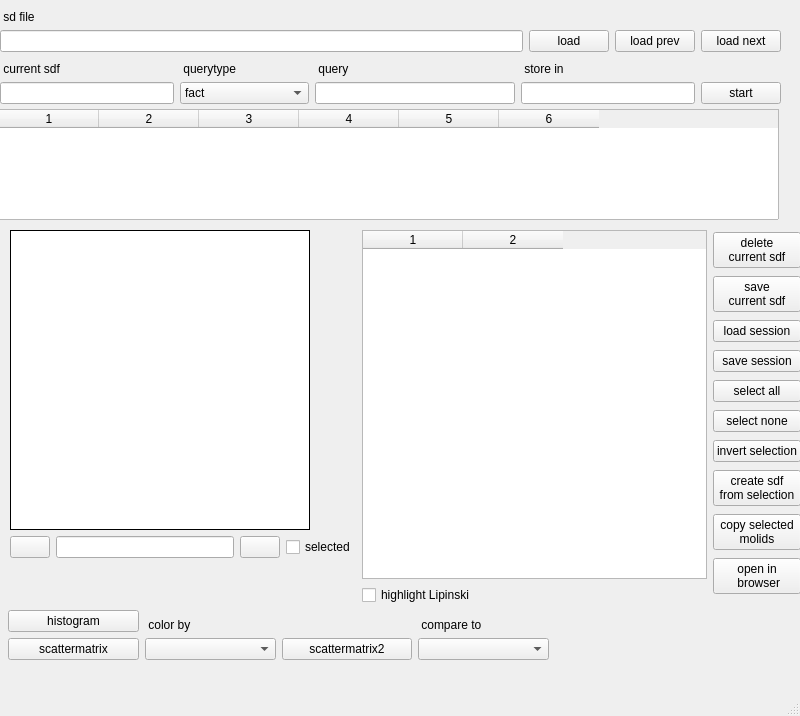
<?xml version="1.0" encoding="UTF-8"?>
<ui version="4.0">
 <class>MainWindow</class>
 <widget class="QMainWindow" name="MainWindow">
  <property name="geometry">
   <rect>
    <x>0</x>
    <y>0</y>
    <width>800</width>
    <height>716</height>
   </rect>
  </property>
  <property name="windowTitle">
   <string>SDF Viewer</string>
  </property>
  <property name="windowIcon">
   <iconset>
    <normaloff>test-tube-icon.png</normaloff>test-tube-icon.png</iconset>
  </property>
  <widget class="QWidget" name="centralwidget">
   <widget class="QWidget" name="layoutWidget">
    <property name="geometry">
     <rect>
      <x>0</x>
      <y>53</y>
      <width>781</width>
      <height>51</height>
     </rect>
    </property>
    <layout class="QGridLayout" name="gridLayout_2">
     <item row="2" column="2">
      <widget class="QLineEdit" name="le_query">
       <property name="minimumSize">
        <size>
         <width>200</width>
         <height>0</height>
        </size>
       </property>
      </widget>
     </item>
     <item row="2" column="4">
      <widget class="QPushButton" name="btn_start">
       <property name="text">
        <string>start</string>
       </property>
       <property name="icon">
        <iconset theme="arrow-right">
         <normaloff>../../../../.designer/backup</normaloff>../../../../.designer/backup</iconset>
       </property>
      </widget>
     </item>
     <item row="0" column="0">
      <widget class="QLabel" name="label_2">
       <property name="text">
        <string> current sdf</string>
       </property>
       <property name="alignment">
        <set>Qt::AlignBottom|Qt::AlignLeading|Qt::AlignLeft</set>
       </property>
      </widget>
     </item>
     <item row="0" column="2">
      <widget class="QLabel" name="label_4">
       <property name="text">
        <string> query</string>
       </property>
       <property name="alignment">
        <set>Qt::AlignBottom|Qt::AlignLeading|Qt::AlignLeft</set>
       </property>
      </widget>
     </item>
     <item row="2" column="0">
      <widget class="QLineEdit" name="le_curr_sdf">
       <property name="minimumSize">
        <size>
         <width>150</width>
         <height>0</height>
        </size>
       </property>
       <property name="readOnly">
        <bool>true</bool>
       </property>
      </widget>
     </item>
     <item row="2" column="1">
      <widget class="QComboBox" name="combo_querytype">
       <property name="toolTip">
        <string>&lt;html&gt;&lt;head/&gt;&lt;body&gt;&lt;p&gt;remember to prefix the fieldnames with &amp;quot;s_&amp;quot;, &amp;quot;n_&amp;quot; or &amp;quot;k_&amp;quot; in the factsearch and that string literals are lowercase, e.g.:&lt;/p&gt;&lt;p&gt;&amp;quot;m.5&amp;quot; in s_family &lt;br/&gt;n_pIC50 &amp;gt;= 8&lt;/p&gt;&lt;/body&gt;&lt;/html&gt;</string>
       </property>
       <item>
        <property name="text">
         <string>fact</string>
        </property>
       </item>
       <item>
        <property name="text">
         <string>fact_inverted</string>
        </property>
       </item>
       <item>
        <property name="text">
         <string>substruct</string>
        </property>
       </item>
       <item>
        <property name="text">
         <string>substruct_inverted</string>
        </property>
       </item>
      </widget>
     </item>
     <item row="0" column="3">
      <widget class="QLabel" name="label_5">
       <property name="text">
        <string> store in</string>
       </property>
       <property name="alignment">
        <set>Qt::AlignBottom|Qt::AlignLeading|Qt::AlignLeft</set>
       </property>
      </widget>
     </item>
     <item row="0" column="1">
      <widget class="QLabel" name="label_3">
       <property name="text">
        <string> querytype</string>
       </property>
       <property name="alignment">
        <set>Qt::AlignBottom|Qt::AlignLeading|Qt::AlignLeft</set>
       </property>
      </widget>
     </item>
     <item row="2" column="3">
      <widget class="QLineEdit" name="le_out">
       <property name="minimumSize">
        <size>
         <width>150</width>
         <height>0</height>
        </size>
       </property>
      </widget>
     </item>
    </layout>
   </widget>
   <widget class="QTableWidget" name="table_query_view">
    <property name="geometry">
     <rect>
      <x>-2</x>
      <y>109</y>
      <width>781</width>
      <height>111</height>
     </rect>
    </property>
    <property name="columnCount">
     <number>6</number>
    </property>
    <attribute name="horizontalHeaderCascadingSectionResizes">
     <bool>false</bool>
    </attribute>
    <column/>
    <column/>
    <column/>
    <column/>
    <column/>
    <column/>
   </widget>
   <widget class="QWidget" name="layoutWidget_2">
    <property name="geometry">
     <rect>
      <x>8</x>
      <y>610</y>
      <width>541</width>
      <height>52</height>
     </rect>
    </property>
    <layout class="QGridLayout" name="gridLayout_3">
     <item row="0" column="0">
      <widget class="QPushButton" name="btn_hist">
       <property name="text">
        <string>histogram</string>
       </property>
      </widget>
     </item>
     <item row="0" column="1">
      <widget class="QLabel" name="label_6">
       <property name="text">
        <string> color by</string>
       </property>
       <property name="alignment">
        <set>Qt::AlignBottom|Qt::AlignLeading|Qt::AlignLeft</set>
       </property>
      </widget>
     </item>
     <item row="0" column="3">
      <widget class="QLabel" name="label_7">
       <property name="text">
        <string> compare to</string>
       </property>
       <property name="alignment">
        <set>Qt::AlignBottom|Qt::AlignLeading|Qt::AlignLeft</set>
       </property>
      </widget>
     </item>
     <item row="1" column="0">
      <widget class="QPushButton" name="btn_scatter">
       <property name="text">
        <string>scattermatrix</string>
       </property>
      </widget>
     </item>
     <item row="1" column="1">
      <widget class="QComboBox" name="combo_colorby"/>
     </item>
     <item row="1" column="2">
      <widget class="QPushButton" name="btn_scatter2">
       <property name="text">
        <string>scattermatrix2</string>
       </property>
      </widget>
     </item>
     <item row="1" column="3">
      <widget class="QComboBox" name="combo_compareto"/>
     </item>
    </layout>
   </widget>
   <widget class="QWidget" name="layoutWidget_3">
    <property name="geometry">
     <rect>
      <x>0</x>
      <y>1</y>
      <width>781</width>
      <height>51</height>
     </rect>
    </property>
    <layout class="QGridLayout" name="gridLayout">
     <item row="1" column="0">
      <widget class="QLineEdit" name="le_sdf_name">
       <property name="minimumSize">
        <size>
         <width>200</width>
         <height>0</height>
        </size>
       </property>
       <property name="baseSize">
        <size>
         <width>0</width>
         <height>0</height>
        </size>
       </property>
      </widget>
     </item>
     <item row="1" column="1">
      <widget class="QPushButton" name="btn_sdf_load">
       <property name="text">
        <string>load</string>
       </property>
       <property name="icon">
        <iconset theme="document-open">
         <normaloff>../../../../.designer/backup</normaloff>../../../../.designer/backup</iconset>
       </property>
      </widget>
     </item>
     <item row="1" column="2">
      <widget class="QPushButton" name="btn_load_prev_cluster">
       <property name="text">
        <string>load prev</string>
       </property>
       <property name="icon">
        <iconset theme="go-previous-view">
         <normaloff/>
        </iconset>
       </property>
      </widget>
     </item>
     <item row="1" column="3">
      <widget class="QPushButton" name="btn_load_next_cluster">
       <property name="layoutDirection">
        <enum>Qt::RightToLeft</enum>
       </property>
       <property name="text">
        <string>load next</string>
       </property>
       <property name="icon">
        <iconset theme="go-next-view">
         <normaloff/>
        </iconset>
       </property>
      </widget>
     </item>
     <item row="0" column="0" colspan="2">
      <widget class="QLabel" name="label">
       <property name="text">
        <string> sd file</string>
       </property>
       <property name="alignment">
        <set>Qt::AlignBottom|Qt::AlignLeading|Qt::AlignLeft</set>
       </property>
      </widget>
     </item>
    </layout>
   </widget>
   <widget class="QWidget" name="layoutWidget_4">
    <property name="geometry">
     <rect>
      <x>10</x>
      <y>230</y>
      <width>791</width>
      <height>375</height>
     </rect>
    </property>
    <layout class="QHBoxLayout" name="horizontalLayout">
     <item>
      <layout class="QVBoxLayout" name="verticalLayout">
       <item>
        <widget class="QLabel" name="label_molimage">
         <property name="minimumSize">
          <size>
           <width>300</width>
           <height>300</height>
          </size>
         </property>
         <property name="maximumSize">
          <size>
           <width>300</width>
           <height>300</height>
          </size>
         </property>
         <property name="contextMenuPolicy">
          <enum>Qt::CustomContextMenu</enum>
         </property>
         <property name="autoFillBackground">
          <bool>true</bool>
         </property>
         <property name="styleSheet">
          <string notr="true">background-color : white;</string>
         </property>
         <property name="frameShape">
          <enum>QFrame::Box</enum>
         </property>
         <property name="frameShadow">
          <enum>QFrame::Plain</enum>
         </property>
         <property name="text">
          <string/>
         </property>
         <property name="alignment">
          <set>Qt::AlignCenter</set>
         </property>
        </widget>
       </item>
       <item>
        <layout class="QHBoxLayout" name="horizontalLayout_2">
         <item>
          <widget class="QPushButton" name="btn_prev">
           <property name="text">
            <string/>
           </property>
           <property name="icon">
            <iconset theme="go-previous-view">
             <normaloff/>
            </iconset>
           </property>
          </widget>
         </item>
         <item>
          <widget class="QLineEdit" name="le_recnumber">
           <property name="alignment">
            <set>Qt::AlignCenter</set>
           </property>
           <property name="readOnly">
            <bool>true</bool>
           </property>
          </widget>
         </item>
         <item>
          <widget class="QPushButton" name="btn_next">
           <property name="text">
            <string/>
           </property>
           <property name="icon">
            <iconset theme="go-next-view">
             <normaloff/>
            </iconset>
           </property>
          </widget>
         </item>
         <item>
          <widget class="QCheckBox" name="check_rec_selected">
           <property name="text">
            <string>selected</string>
           </property>
          </widget>
         </item>
        </layout>
       </item>
       <item>
        <spacer name="verticalSpacer">
         <property name="orientation">
          <enum>Qt::Vertical</enum>
         </property>
         <property name="sizeHint" stdset="0">
          <size>
           <width>20</width>
           <height>40</height>
          </size>
         </property>
        </spacer>
       </item>
      </layout>
     </item>
     <item>
      <layout class="QVBoxLayout" name="verticalLayout_2">
       <item>
        <widget class="QTableWidget" name="table_props">
         <property name="columnCount">
          <number>2</number>
         </property>
         <column/>
         <column/>
        </widget>
       </item>
       <item>
        <widget class="QCheckBox" name="check_lipinski">
         <property name="layoutDirection">
          <enum>Qt::LeftToRight</enum>
         </property>
         <property name="text">
          <string>highlight Lipinski</string>
         </property>
        </widget>
       </item>
      </layout>
     </item>
     <item>
      <layout class="QVBoxLayout" name="verticalLayout_3">
       <item>
        <widget class="QPushButton" name="btn_del_sdf">
         <property name="text">
          <string>delete
current sdf</string>
         </property>
         <property name="icon">
          <iconset theme="edit-delete">
           <normaloff/>
          </iconset>
         </property>
        </widget>
       </item>
       <item>
        <widget class="QPushButton" name="btn_sdf_save">
         <property name="text">
          <string>save 
current sdf</string>
         </property>
         <property name="icon">
          <iconset theme="document-save">
           <normaloff>../../../../.designer/backup</normaloff>../../../../.designer/backup</iconset>
         </property>
        </widget>
       </item>
       <item>
        <widget class="QPushButton" name="btn_session_load">
         <property name="text">
          <string>load session</string>
         </property>
         <property name="icon">
          <iconset theme="document-open">
           <normaloff/>
          </iconset>
         </property>
        </widget>
       </item>
       <item>
        <widget class="QPushButton" name="btn_session_save">
         <property name="text">
          <string>save session</string>
         </property>
         <property name="icon">
          <iconset theme="document-save">
           <normaloff/>
          </iconset>
         </property>
        </widget>
       </item>
       <item>
        <widget class="QPushButton" name="btn_select_all">
         <property name="text">
          <string>select all</string>
         </property>
         <property name="icon">
          <iconset theme="list-add">
           <normaloff/>
          </iconset>
         </property>
        </widget>
       </item>
       <item>
        <widget class="QPushButton" name="btn_select_none">
         <property name="text">
          <string>select none</string>
         </property>
         <property name="icon">
          <iconset theme="list-remove">
           <normaloff/>
          </iconset>
         </property>
        </widget>
       </item>
       <item>
        <widget class="QPushButton" name="btn_select_invert">
         <property name="text">
          <string>invert selection</string>
         </property>
        </widget>
       </item>
       <item>
        <widget class="QPushButton" name="btn_sdf_from_selection">
         <property name="text">
          <string>create sdf 
from selection</string>
         </property>
         <property name="icon">
          <iconset theme="task-accepted">
           <normaloff/>
          </iconset>
         </property>
        </widget>
       </item>
       <item>
        <widget class="QPushButton" name="btn_copy_molids">
         <property name="text">
          <string>copy selected 
molids</string>
         </property>
         <property name="icon">
          <iconset theme="edit-copy">
           <normaloff/>
          </iconset>
         </property>
        </widget>
       </item>
       <item>
        <widget class="QPushButton" name="btn_browse">
         <property name="sizePolicy">
          <sizepolicy hsizetype="Minimum" vsizetype="Fixed">
           <horstretch>0</horstretch>
           <verstretch>0</verstretch>
          </sizepolicy>
         </property>
         <property name="text">
          <string>open in
 browser</string>
         </property>
         <property name="icon">
          <iconset theme="download">
           <normaloff/>
          </iconset>
         </property>
        </widget>
       </item>
      </layout>
     </item>
    </layout>
   </widget>
  </widget>
  <widget class="QStatusBar" name="statusbar"/>
 </widget>
 <tabstops>
  <tabstop>le_sdf_name</tabstop>
  <tabstop>btn_sdf_load</tabstop>
  <tabstop>btn_load_prev_cluster</tabstop>
  <tabstop>btn_load_next_cluster</tabstop>
  <tabstop>le_curr_sdf</tabstop>
  <tabstop>combo_querytype</tabstop>
  <tabstop>le_query</tabstop>
  <tabstop>le_out</tabstop>
  <tabstop>btn_start</tabstop>
  <tabstop>btn_prev</tabstop>
  <tabstop>le_recnumber</tabstop>
  <tabstop>btn_next</tabstop>
  <tabstop>check_lipinski</tabstop>
  <tabstop>btn_hist</tabstop>
  <tabstop>btn_scatter</tabstop>
  <tabstop>combo_colorby</tabstop>
  <tabstop>btn_scatter2</tabstop>
  <tabstop>combo_compareto</tabstop>
  <tabstop>btn_del_sdf</tabstop>
  <tabstop>btn_sdf_save</tabstop>
  <tabstop>btn_session_load</tabstop>
  <tabstop>btn_session_save</tabstop>
  <tabstop>table_props</tabstop>
  <tabstop>table_query_view</tabstop>
 </tabstops>
 <resources/>
 <connections>
  <connection>
   <sender>le_sdf_name</sender>
   <signal>returnPressed()</signal>
   <receiver>btn_sdf_load</receiver>
   <slot>click()</slot>
   <hints>
    <hint type="sourcelabel">
     <x>195</x>
     <y>37</y>
    </hint>
    <hint type="destinationlabel">
     <x>431</x>
     <y>38</y>
    </hint>
   </hints>
  </connection>
  <connection>
   <sender>le_out</sender>
   <signal>returnPressed()</signal>
   <receiver>btn_start</receiver>
   <slot>click()</slot>
   <hints>
    <hint type="sourcelabel">
     <x>600</x>
     <y>89</y>
    </hint>
    <hint type="destinationlabel">
     <x>740</x>
     <y>90</y>
    </hint>
   </hints>
  </connection>
 </connections>
</ui>
